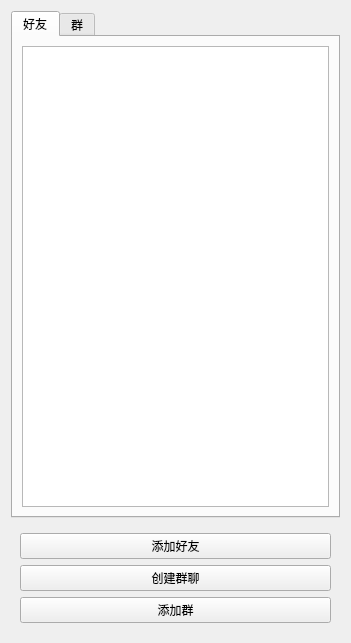
<?xml version="1.0" encoding="UTF-8"?>
<ui version="4.0">
 <class>Chatlist</class>
 <widget class="QWidget" name="Chatlist">
  <property name="geometry">
   <rect>
    <x>0</x>
    <y>0</y>
    <width>351</width>
    <height>643</height>
   </rect>
  </property>
  <property name="windowTitle">
   <string>Form</string>
  </property>
  <layout class="QVBoxLayout" name="verticalLayout_2">
   <item>
    <widget class="QTabWidget" name="tabWidget">
     <property name="minimumSize">
      <size>
       <width>0</width>
       <height>0</height>
      </size>
     </property>
     <property name="styleSheet">
      <string notr="true">QTabBar::setFixedWidth(200)</string>
     </property>
     <property name="currentIndex">
      <number>0</number>
     </property>
     <widget class="QWidget" name="tab">
      <attribute name="title">
       <string>好友</string>
      </attribute>
      <layout class="QVBoxLayout" name="verticalLayout_3">
       <item>
        <widget class="QListWidget" name="friendList"/>
       </item>
      </layout>
     </widget>
     <widget class="QWidget" name="tab_2">
      <attribute name="title">
       <string>群</string>
      </attribute>
      <layout class="QVBoxLayout" name="verticalLayout_4">
       <item>
        <widget class="QListWidget" name="groupList"/>
       </item>
      </layout>
     </widget>
    </widget>
   </item>
   <item>
    <widget class="QWidget" name="widget" native="true">
     <layout class="QVBoxLayout" name="verticalLayout">
      <item>
       <widget class="QPushButton" name="addFriendbut">
        <property name="text">
         <string>添加好友</string>
        </property>
       </widget>
      </item>
      <item>
       <widget class="QPushButton" name="createGroupbut">
        <property name="text">
         <string>创建群聊</string>
        </property>
       </widget>
      </item>
      <item>
       <widget class="QPushButton" name="addGroupbut">
        <property name="text">
         <string>添加群</string>
        </property>
       </widget>
      </item>
     </layout>
    </widget>
   </item>
  </layout>
 </widget>
 <resources/>
 <connections/>
</ui>
